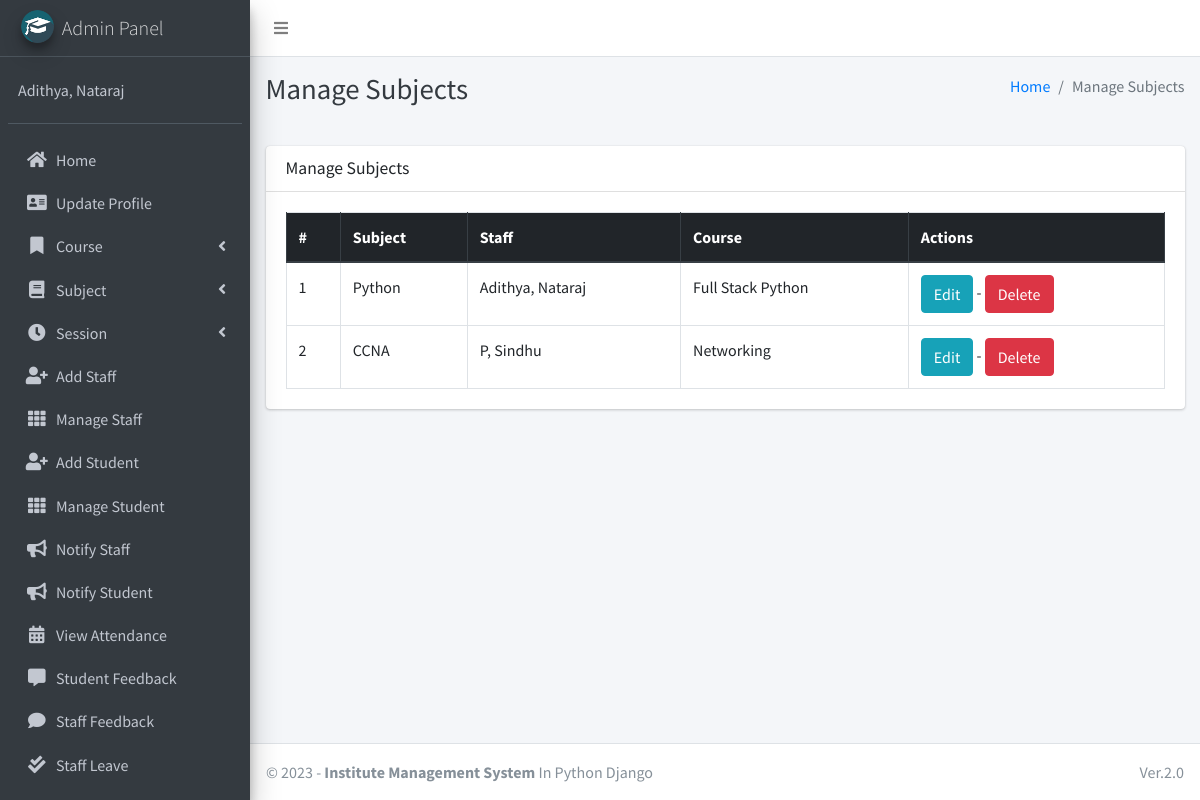
The app's page /subject/manage/ (signed in) with its own data.
### main_app/models.py (models this page shows, shortened)
class CustomUser(AbstractUser):
    USER_TYPE = ((1, "HOD"), (2, "Staff"), (3, "Student"))
    GENDER = [("M", "Male"), ("F", "Female")]
    username = None  # Removed username, using email instead
    email = models.EmailField(unique=True)
    user_type = models.CharField(default=1, choices=USER_TYPE, max_length=1)
    gender = models.CharField(max_length=1, choices=GENDER)
    profile_pic = models.ImageField()
    address = models.TextField()
    fcm_token = models.TextField(default="")  # For firebase notifications
    created_at = models.DateTimeField(auto_now_add=True)
    updated_at = models.DateTimeField(auto_now=True)
    USERNAME_FIELD = "email"
    REQUIRED_FIELDS = []
    objects = CustomUserManager()
    def __str__(self):
        return self.last_name + ", " + self.first_name

class Subject(models.Model):
    name = models.CharField(max_length=120)
    staff = models.ForeignKey(Staff,on_delete=models.CASCADE,)
    course = models.ForeignKey(Course, on_delete=models.CASCADE)
    updated_at = models.DateTimeField(auto_now=True)
    created_at = models.DateTimeField(auto_now_add=True)

class Staff(models.Model):
    course = models.ForeignKey(Course, on_delete=models.DO_NOTHING, null=True, blank=False)
    admin = models.OneToOneField(CustomUser, on_delete=models.CASCADE)

class Course(models.Model):
    name = models.CharField(max_length=120)
    created_at = models.DateTimeField(auto_now_add=True)
    updated_at = models.DateTimeField(auto_now=True)

### main_app/hod_views.py (the view)
# urls.py: path("subject/manage/", hod_views.manage_subject, name='manage_subject'),
def manage_subject(request):
    subjects = Subject.objects.all()
    context = {
        'subjects': subjects,
        'page_title': 'Manage Subjects'
    }
    return render(request, "hod_template/manage_subject.html", context)

### main_app/templates/hod_template/manage_subject.html
{% extends 'main_app/base.html' %}
{% load static %}
{% block page_title %}{{page_title}}{% endblock page_title %}
{% block content %}
<section class="content">
    <div class="container-fluid">
        <div class="row">
            <div class="col-md-12">
                <div class="card">
                    <div class="card-header">
                        <h3 class="card-title">{{page_title}}</h3>
                    </div>
                    <div class="card-body">
                        <table id="example2" class="table table-bordered table-hover">
                            <thead class="thead-dark">
                                <tr>
                                    <th>#</th>
                                    <th>Subject</th>
                                    <th>Staff</th>
                                    <th>Course</th>
                                    <th>Actions</th>
                                </tr>
                            </thead>
                            <tbody>
                                {% for subject in subjects %}
                                <tr>
                                    <td>{{ forloop.counter }}</td>
                                    <td>{{subject.name}}</td>
                                    <td>{{subject.staff.admin}}</td>
                                    <td>{{subject.course.name}}</td>
                                    <td>
                                        <a href="{% url 'edit_subject' subject.id %}" class="btn btn-info">Edit</a> -
                                        <a href="{% url 'delete_subject' subject.id %}" onclick="return confirm('Are you sure you want to delete this ?')" class="btn btn-danger">Delete</a>
                                    </td>
                                </tr>
                                {% endfor %}
                            </tbody>
                        </table>
                    </div>
                </div>
            </div>
        </div>
    </div>
</section>
{% endblock content %}

### main_app/templates/main_app/base.html (shortened to what this page needs)
{% load static %}
<!DOCTYPE html>
<html>
<head>
    <link rel="stylesheet" href="{% static 'plugins/fontawesome-free/css/all.min.css'%} ">
    <link rel="stylesheet" href="https://code.ionicframework.com/ionicons/2.0.1/css/ionicons.min.css">
    <link rel="stylesheet"
        href="{% static 'plugins/tempusdominus-bootstrap-4/css/tempusdominus-bootstrap-4.min.css'%} ">
    <link rel="stylesheet" href="{% static 'plugins/icheck-bootstrap/icheck-bootstrap.min.css'%} ">
    <link rel="stylesheet" href="{% static 'dist/css/adminlte.min.css'%} ">
    <link rel="stylesheet" href="{% static 'plugins/overlayScrollbars/css/OverlayScrollbars.min.css'%} ">
    <link rel="stylesheet" href="{% static 'plugins/daterangepicker/daterangepicker.css'%} ">
</head>
<body class="hold-transition sidebar-mini layout-fixed">
    <div class="wrapper">
        <nav class="main-header navbar navbar-expand navbar-white navbar-light">
            <ul class="navbar-nav">
                <li class="nav-item">
                    <a class="nav-link" data-widget="pushmenu" href="#"><i class="fas fa-bars"></i></a>
                </li>
            </ul>
        </nav>
        {% include "main_app/sidebar_template.html" with user=user %}
        <div class="content-wrapper">
            <div class="content-header">
                <div class="container-fluid">
                    <div class="row mb-2">
                        <div class="col-sm-6">
                            <h1 class="m-0 text-dark">{% block page_title %}{% endblock page_title %}</h1>
                        </div>
                        <div class="col-sm-6">
                            <ol class="breadcrumb float-sm-right">
                                <li class="breadcrumb-item"><a href="#">Home</a></li>
                                <li class="breadcrumb-item active">{{ page_title }}</li>
                            </ol>
                        </div>
                    </div>
                </div>
            </div>
<section class="content">
    <div class="container-fluid">
        <div class="row">
            <div class="col-md-12">
            </div></div></div></section>
            {% block content %}
            {% endblock content %}
        </div>
        {% include "main_app/footer.html" %}
    </div>
</body>
</html>

### main_app/templates/main_app/sidebar_template.html (shortened to what this page needs)
{% load static %}
<aside class="main-sidebar sidebar-dark-info elevation-4">
    {% if request.user.user_type == '1' %}
    <a href="{% url 'admin_home' %}" class="brand-link">
        <img src="{% static 'dist/img/cmsl.png' %} " alt="AdminLTE Logo"
            class="brand-image img-circle elevation-3" >
        <span class="brand-text font-weight-light">Admin Panel</span>
    </a>
    <div class="sidebar">
        <div class="user-panel mt-3 pb-3 mb-3 d-flex">
            <div class="info">
                <a href="#" class="d-block">{{user}}</a>
            </div>
        </div>
        <nav class="mt-2">
            <ul class="nav nav-pills nav-sidebar flex-column" data-widget="treeview" role="menu" data-accordion="false">
                <li class="nav-item">
                    {% url 'admin_home' as admin_home %}
                    <a href="{{admin_home}}" class="nav-link {% if admin_home == request.path %} active {% endif %}">
                        <i class="nav-icon fas fa-home"></i>
                        <p>
                            Home
                        </p>
                    </a>
                </li>
                <li class="nav-item">
                    {% url 'admin_view_profile' as admin_view_profile %}
                    <a href="{{admin_view_profile}}"
                        class="nav-link {% if admin_view_profile == request.path %} active {% endif %}">
                        <i class="nav-icon fas fa-address-card"></i>
                        <p>
                            Update Profile
                        </p>
                    </a>
                </li>
                <li class="nav-item has-treeview">
                    <a href="#" class="nav-link">
                        <i class="nav-icon fas fa-bookmark"></i>
                        <p>
                            Course
                            <i class="fas fa-angle-left right"></i>
                        </p>
                    </a>
                </li>
                <li class="nav-item has-treeview">
                    <a href="#" class="nav-link">
                        <i class="nav-icon fas fa-book"></i>
                        <p>
                            Subject
                            <i class="fas fa-angle-left right"></i>
                        </p>
                    </a>
                </li>
                <li class="nav-item has-treeview">
                    <a href="#" class="nav-link">
                        <i class="nav-icon fas fa-clock"></i>
                        <p>
                            Session
                            <i class="fas fa-angle-left right"></i>
                        </p>
                    </a>
                </li>
                <li class="nav-item">
                    {% url 'add_staff' as add_staff %}
                    <a href="{{add_staff}}" class="nav-link {% if add_staff == request.path %} active {% endif %}">
                        <i class="nav-icon fas fa-user-plus"></i>
                        <p>
                            Add Staff
                        </p>
                    </a>
                </li>
                <li class="nav-item">
                    {% url 'manage_staff' as manage_staff %}
                    {% url 'edit_staff' staff_id as edit_staff %}
                    <a href="{{manage_staff}}"
                        class="nav-link {% if manage_staff == request.path or request.path == edit_staff %} active {% endif %}">
                        <i class="nav-icon fas fa-th"></i>
                        <p>
                            Manage Staff
                        </p>
                    </a>
                </li>
                <li class="nav-item">
                    {% url 'add_student' as add_student%}
                    <a href="{{add_student}}" class="nav-link  {% if add_student == request.path %} active {% endif %}">
                        <i class="nav-icon fas fa-user-plus"></i>
                        <p>
                            Add Student
                        </p>
                    </a>
                </li>
                <li class="nav-item">
                    {% url 'manage_student' as manage_student %}
                    {% url 'edit_student' student_id as edit_student %}
                    <a href="{{manage_student}}"
                        class="nav-link  {% if edit_student == request.path or manage_student == request.path %} active {% endif %}">
                        <i class="nav-icon fas fa-th"></i>
                        <p>
                            Manage Student
                        </p>
                    </a>
                </li>
                <li class="nav-item">
                    {% url 'admin_notify_staff' as admin_notify_staff %}
                    <a href="{{admin_notify_staff}}"
                        class="nav-link {% if admin_notify_staff == request.path %} active {% endif %}">
                        <i class="nav-icon fas fa-bullhorn"></i>
                        <p>
                            Notify Staff
                        </p>
                    </a>
                </li>
                <li class="nav-item">
                    {% url 'admin_notify_student' as admin_notify_student %}
                    <a href="{{admin_notify_student}}"
                        class="nav-link {% if admin_notify_student == request.path %} active {% endif %}">
                        <i class="nav-icon fas fa-bullhorn"></i>
                        <p>
                            Notify Student
                        </p>
                    </a>
                </li>
                <li class="nav-item">
                    {% url 'admin_view_attendance' as admin_view_attendance %}
                <li class="nav-item">
                    <a href="{{admin_view_attendance}}"
                        class="nav-link  {% if admin_view_attendance == request.path %} active {% endif %}">
                        <i class="nav-icon fas fa-calendar-alt"></i>
                        <p>
                            View Attendance
                        </p>
                    </a>
                </li>
                <li class="nav-item">
                    {% url 'student_feedback_message' as student_feedback_message %}
                    <a href="{{ student_feedback_message }}"
                        class="nav-link  {% if student_feedback_message == request.path %} active {% endif %}">
                        <i class="nav-icon fas fa-comment-alt"></i>
                        <p>
                            Student Feedback
                        </p>
                    </a>
                </li>
                <li class="nav-item">
                    {% url 'staff_feedback_message' as staff_feedback_message %}
                    <a href="{{staff_feedback_message}}"
                        class="nav-link   {% if staff_feedback_message == request.path %} active {% endif %}">
                        <i class="nav-icon fas fa-comment"></i>
                        <p>
                            Staff Feedback
                        </p>
                    </a>
                </li>
                <li class="nav-item">
                    {% url 'view_staff_leave' as view_staff_leave %}
                    <a href="{{view_staff_leave}}"
                        class="nav-link  {% if view_staff_leave == request.path %} active {% endif %}">
                        <i class="nav-icon fas fa-check-double"></i>
                        <p>
                            Staff Leave
                        </p>
                    </a>
                </li>
                <li class="nav-item">
                    {% url 'view_student_leave' as view_student_leave %}
                    <a href="{% url 'view_student_leave' %}"
                        class="nav-link  {% if view_student_leave == request.path %} active {% endif %}">
                    </a>
                </li>
                                        {% endif %}
                                    </ul>
                                </nav>
                            </div>
</aside>

### main_app/templates/main_app/footer.html
<footer class="main-footer">
    &copy; {% now "Y" %} - <strong>Institute Management System</strong>
    In Python Django
    <div class="float-right d-none d-sm-inline-block">
       Ver.2.0
    </div>
</footer>

### records on screen
CustomUser: last_name+first_name "Adithya, Nataraj"
Subject: name "Python", staff.admin "Adithya, Nataraj", course.name "Full Stack Python"
Subject: name "CCNA", staff.admin "P, Sindhu", course.name "Networking"

### other values on screen
{{ page_title }} "Manage Subjects"
